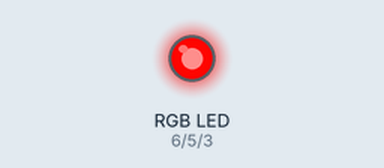
The sketch below on a simulated Arduino Uno, built with avr-gcc and run on an emulated ATmega328P. Parts: an RGB LED mixed from three pins (HIGH = lit). Dim RGB values are drawn brighter than linear.

Above: at 0.05 s.
At 0.95 s:
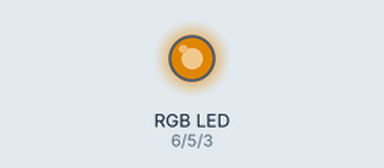
At 1.8 s:
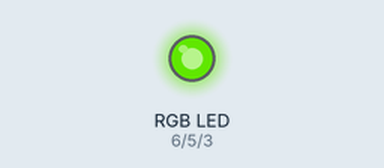
At 3.6 s:
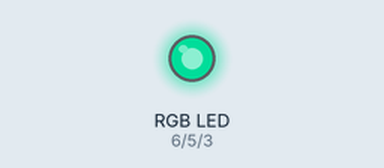
At 5.35 s:
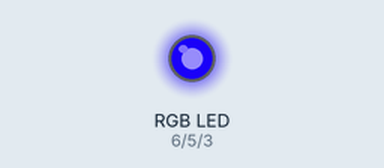
At 7.15 s:
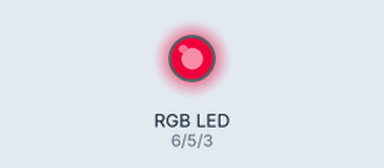
Timing chart, 0 to 10.0 s (numbered marks = the images above):
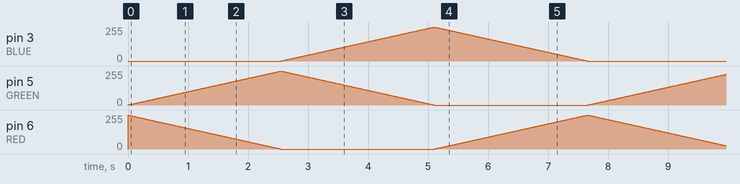

The sketch:

04.LED_RGB.ino
```cpp
// define pins
#define BLUE 3
#define GREEN 5
#define RED 6

void setup()
{
  pinMode(RED, OUTPUT);
  pinMode(GREEN, OUTPUT);
  pinMode(BLUE, OUTPUT);
  digitalWrite(RED, HIGH);
  digitalWrite(GREEN, LOW);
  digitalWrite(BLUE, LOW);
}

// define variables
int redValue;
int greenValue;
int blueValue;
int delayTime = 10; // fading time between colors

// main loop
void loop()
{
  redValue = 255; // choose a value between 1 and 255 to change the color.
  greenValue = 0;
  blueValue = 0;

  // this is unnecessary as we've either turned on RED in SETUP
  // or in the previous loop ... regardless, this turns RED off
  // analogWrite(RED, 0);
  // delay(1000);

  for (int i = 0; i < 255; i += 1) // fades out red bring green full when i=255
  {
    redValue -= 1;
    greenValue += 1;
    // The following was reversed, counting in the wrong directions
    // analogWrite(RED, 255 - redValue);
    // analogWrite(GREEN, 255 - greenValue);
    analogWrite(RED, redValue);
    analogWrite(GREEN, greenValue);
    delay(delayTime);
  }

  redValue = 0;
  greenValue = 255;
  blueValue = 0;

  for (int i = 0; i < 255; i += 1) // fades out green bring blue full when i=255
  {
    greenValue -= 1;
    blueValue += 1;
    // The following was reversed, counting in the wrong directions
    // analogWrite(GREEN, 255 - greenValue);
    // analogWrite(BLUE, 255 - blueValue);
    analogWrite(GREEN, greenValue);
    analogWrite(BLUE, blueValue);
    delay(delayTime);
  }

  redValue = 0;
  greenValue = 0;
  blueValue = 255;

  for (int i = 0; i < 255; i += 1) // fades out blue bring red full when i=255
  {
    // The following code has been rearranged to match the other two similar sections
    blueValue -= 1;
    redValue += 1;
    // The following was reversed, counting in the wrong directions
    // analogWrite(BLUE, 255 - blueValue);
    // analogWrite(RED, 255 - redValue);
    analogWrite(BLUE, blueValue);
    analogWrite(RED, redValue);
    delay(delayTime);
  }
}
```
